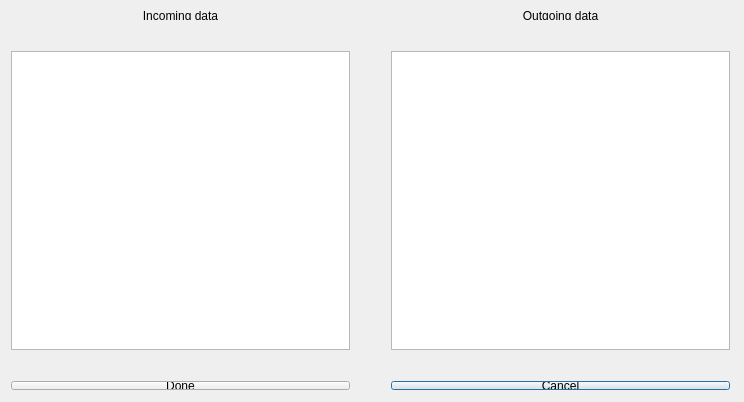
<?xml version="1.0" encoding="UTF-8"?>
<ui version="4.0">
 <class>ADatastreamDialog_dialogClass</class>
 <widget class="QDialog" name="ADatastreamDialog_dialogClass">
  <property name="geometry">
   <rect>
    <x>0</x>
    <y>0</y>
    <width>744</width>
    <height>402</height>
   </rect>
  </property>
  <property name="windowTitle">
   <string>Datastream editor</string>
  </property>
  <widget class="QWidget" name="verticalLayoutWidget">
   <property name="geometry">
    <rect>
     <x>0</x>
     <y>0</y>
     <width>361</width>
     <height>31</height>
    </rect>
   </property>
   <layout class="QVBoxLayout" name="verticalLayout">
    <item>
     <widget class="QLabel" name="label">
      <property name="text">
       <string>Incoming data</string>
      </property>
      <property name="alignment">
       <set>Qt::AlignCenter</set>
      </property>
     </widget>
    </item>
   </layout>
  </widget>
  <widget class="QWidget" name="verticalLayoutWidget_2">
   <property name="geometry">
    <rect>
     <x>380</x>
     <y>0</y>
     <width>361</width>
     <height>31</height>
    </rect>
   </property>
   <layout class="QVBoxLayout" name="verticalLayout_2">
    <item>
     <widget class="QLabel" name="label_2">
      <property name="text">
       <string>Outgoing data</string>
      </property>
      <property name="alignment">
       <set>Qt::AlignCenter</set>
      </property>
     </widget>
    </item>
   </layout>
  </widget>
  <widget class="QWidget" name="horizontalLayoutWidget">
   <property name="geometry">
    <rect>
     <x>0</x>
     <y>40</y>
     <width>361</width>
     <height>321</height>
    </rect>
   </property>
   <layout class="QHBoxLayout" name="horizontalLayout">
    <item>
     <widget class="ADatastreamWidget" name="inc_data_list"/>
    </item>
   </layout>
  </widget>
  <widget class="QWidget" name="horizontalLayoutWidget_2">
   <property name="geometry">
    <rect>
     <x>380</x>
     <y>40</y>
     <width>361</width>
     <height>321</height>
    </rect>
   </property>
   <layout class="QHBoxLayout" name="horizontalLayout_2">
    <item>
     <widget class="ADatastreamWidget" name="out_data_list"/>
    </item>
   </layout>
  </widget>
  <widget class="QWidget" name="verticalLayoutWidget_3">
   <property name="geometry">
    <rect>
     <x>380</x>
     <y>370</y>
     <width>361</width>
     <height>31</height>
    </rect>
   </property>
   <layout class="QVBoxLayout" name="verticalLayout_3">
    <item>
     <widget class="QPushButton" name="cancel_button">
      <property name="text">
       <string>Cancel</string>
      </property>
     </widget>
    </item>
   </layout>
  </widget>
  <widget class="QWidget" name="verticalLayoutWidget_4">
   <property name="geometry">
    <rect>
     <x>0</x>
     <y>370</y>
     <width>361</width>
     <height>31</height>
    </rect>
   </property>
   <layout class="QVBoxLayout" name="verticalLayout_4">
    <item>
     <widget class="QPushButton" name="done_button">
      <property name="text">
       <string>Done</string>
      </property>
      <property name="checkable">
       <bool>false</bool>
      </property>
     </widget>
    </item>
   </layout>
  </widget>
 </widget>
 <layoutdefault spacing="6" margin="11"/>
 <customwidgets>
  <customwidget>
   <class>ADatastreamWidget</class>
   <extends>QListWidget</extends>
   <header>ADatastreamWidget.h</header>
  </customwidget>
 </customwidgets>
 <resources>
  <include location="ADatastreamDialog.qrc"/>
 </resources>
 <connections>
  <connection>
   <sender>cancel_button</sender>
   <signal>pressed()</signal>
   <receiver>ADatastreamDialog_dialogClass</receiver>
   <slot>close()</slot>
   <hints>
    <hint type="sourcelabel">
     <x>560</x>
     <y>385</y>
    </hint>
    <hint type="destinationlabel">
     <x>371</x>
     <y>200</y>
    </hint>
   </hints>
  </connection>
 </connections>
</ui>
